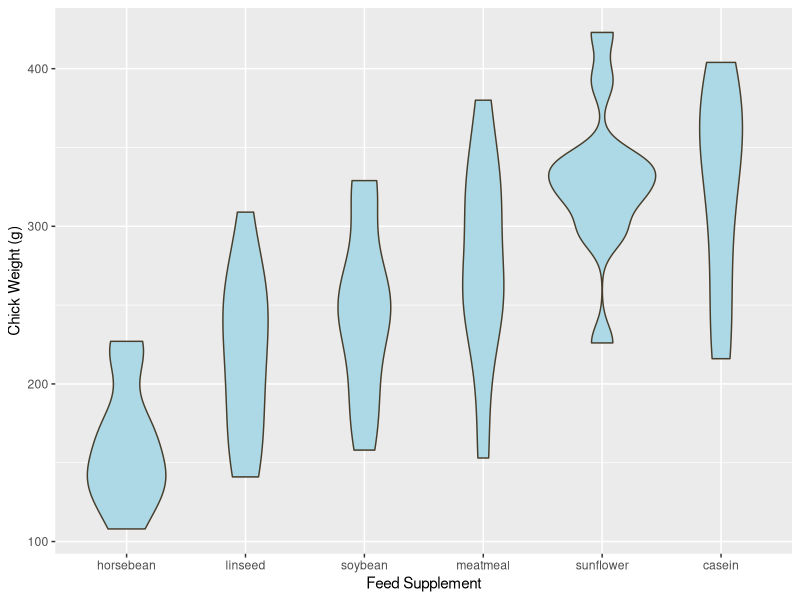
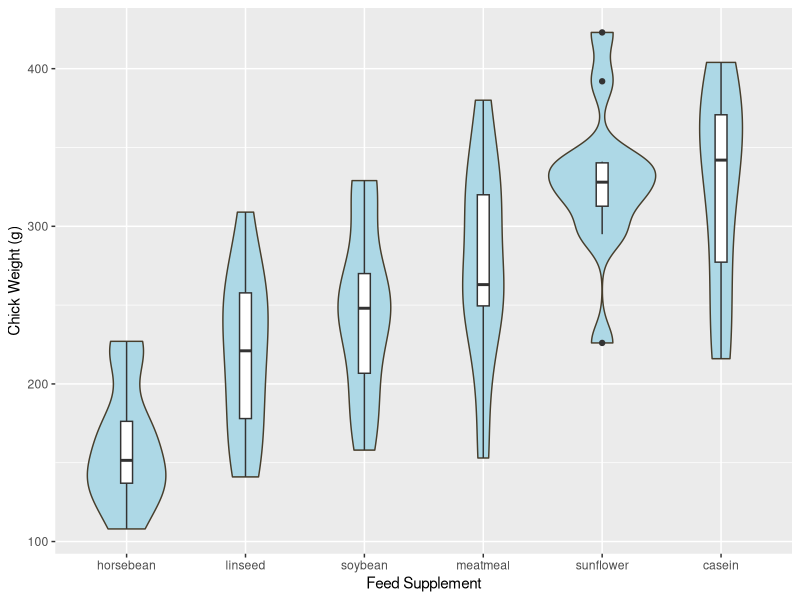
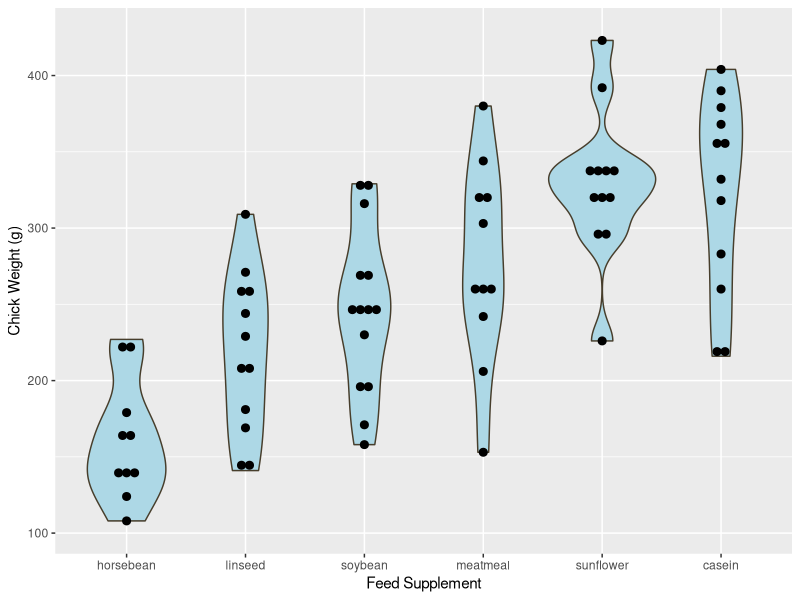

These charts were generated, in order, by the following R code:
## ---- chunk 1
# import ggplot and the Datasets Package
library(datasets)
library(ggplot2)

supps <- c("horsebean", "linseed", "soybean", "meatmeal", "sunflower", "casein")

# plot data

ggplot(chickwts, aes(x = factor(feed, levels = supps), 
                     y = weight)) + 
  # plotting
  geom_violin(fill = "lightBlue", color = "#473e2c") + 
  labs(x = "Feed Supplement", y = "Chick Weight (g)")

## ---- chunk 2
ggplot(chickwts, aes(x = factor(feed, levels = supps), 
                     y = weight)) + 
  # plotting
  geom_violin(fill = "lightBlue", color = "#473e2c") + 
  labs(x = "Feed Supplement", y = "Chick Weight (g)") + 
   geom_boxplot(width=0.1)
## ---- chunk 3
ggplot(chickwts, aes(x = factor(feed, levels = supps), 
                     y = weight)) + 
  # plotting
  geom_violin(fill = "lightBlue", color = "#473e2c") + 
  labs(x = "Feed Supplement", y = "Chick Weight (g)") + 
  geom_dotplot(binaxis='y', dotsize=0.5, stackdir='center')
